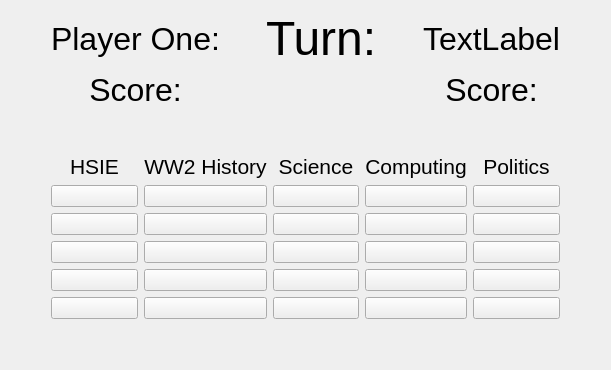
      <widget class="QWidget" name="ui_gamemain">
       <layout class="QGridLayout" name="gridLayout_5">
        <item row="0" column="2">
         <spacer name="horizontalSpacer_13">
          <property name="orientation">
           <enum>Qt::Horizontal</enum>
          </property>
          <property name="sizeHint" stdset="0">
           <size>
            <width>40</width>
            <height>20</height>
           </size>
          </property>
         </spacer>
        </item>
        <item row="0" column="0">
         <spacer name="horizontalSpacer_12">
          <property name="orientation">
           <enum>Qt::Horizontal</enum>
          </property>
          <property name="sizeHint" stdset="0">
           <size>
            <width>40</width>
            <height>20</height>
           </size>
          </property>
         </spacer>
        </item>
        <item row="0" column="1">
         <layout class="QGridLayout" name="gridLayout">
          <item row="0" column="0">
           <layout class="QGridLayout" name="gridLayout_7">
            <item row="0" column="2">
             <widget class="QLabel" name="ui_mg_turn">
              <property name="font">
               <font>
                <pointsize>36</pointsize>
               </font>
              </property>
              <property name="text">
               <string>Turn:</string>
              </property>
             </widget>
            </item>
            <item row="0" column="3">
             <spacer name="horizontalSpacer_11">
              <property name="orientation">
               <enum>Qt::Horizontal</enum>
              </property>
              <property name="sizeHint" stdset="0">
               <size>
                <width>40</width>
                <height>20</height>
               </size>
              </property>
             </spacer>
            </item>
            <item row="0" column="0">
             <widget class="QLabel" name="ui_mg_p1">
              <property name="font">
               <font>
                <pointsize>24</pointsize>
               </font>
              </property>
              <property name="text">
               <string>Player One:</string>
              </property>
             </widget>
            </item>
            <item row="0" column="1">
             <spacer name="horizontalSpacer_10">
              <property name="orientation">
               <enum>Qt::Horizontal</enum>
              </property>
              <property name="sizeHint" stdset="0">
               <size>
                <width>40</width>
                <height>20</height>
               </size>
              </property>
             </spacer>
            </item>
            <item row="0" column="4">
             <widget class="QLabel" name="ui_mg_p2">
              <property name="font">
               <font>
                <pointsize>24</pointsize>
               </font>
              </property>
              <property name="text">
               <string>TextLabel</string>
              </property>
              <property name="alignment">
               <set>Qt::AlignRight|Qt::AlignTrailing|Qt::AlignVCenter</set>
              </property>
             </widget>
            </item>
            <item row="1" column="0">
             <widget class="QLabel" name="ui_gm_p1score">
              <property name="font">
               <font>
                <pointsize>24</pointsize>
               </font>
              </property>
              <property name="text">
               <string>Score:</string>
              </property>
              <property name="alignment">
               <set>Qt::AlignCenter</set>
              </property>
             </widget>
            </item>
            <item row="1" column="4">
             <widget class="QLabel" name="ui_gm_p2score">
              <property name="font">
               <font>
                <pointsize>24</pointsize>
               </font>
              </property>
              <property name="text">
               <string>Score:</string>
              </property>
              <property name="alignment">
               <set>Qt::AlignCenter</set>
              </property>
             </widget>
            </item>
           </layout>
          </item>
          <item row="1" column="0">
           <spacer name="verticalSpacer_11">
            <property name="orientation">
             <enum>Qt::Vertical</enum>
            </property>
            <property name="sizeType">
             <enum>QSizePolicy::Fixed</enum>
            </property>
            <property name="sizeHint" stdset="0">
             <size>
              <width>20</width>
              <height>40</height>
             </size>
            </property>
           </spacer>
          </item>
          <item row="2" column="0">
           <layout class="QGridLayout" name="gridLayout_6">
            <item row="5" column="1">
             <widget class="QPushButton" name="ui_mg_btn2_1">
              <property name="text">
               <string/>
              </property>
              <property name="icon">
               <iconset resource="resources.qrc">
                <normaloff>:/rsc/rsc/Question100.png</normaloff>:/rsc/rsc/Question100.png</iconset>
              </property>
              <property name="iconSize">
               <size>
                <width>100</width>
                <height>100</height>
               </size>
              </property>
             </widget>
            </item>
            <item row="2" column="3">
             <widget class="QPushButton" name="ui_mg_btn4_4">
              <property name="text">
               <string/>
              </property>
              <property name="icon">
               <iconset resource="resources.qrc">
                <normaloff>:/rsc/rsc/Question1000.png</normaloff>:/rsc/rsc/Question1000.png</iconset>
              </property>
              <property name="iconSize">
               <size>
                <width>100</width>
                <height>100</height>
               </size>
              </property>
             </widget>
            </item>
            <item row="1" column="1">
             <widget class="QPushButton" name="ui_mg_btn2_5">
              <property name="text">
               <string/>
              </property>
              <property name="icon">
               <iconset resource="resources.qrc">
                <normaloff>:/rsc/rsc/Question2000.png</normaloff>:/rsc/rsc/Question2000.png</iconset>
              </property>
              <property name="iconSize">
               <size>
                <width>100</width>
                <height>100</height>
               </size>
              </property>
             </widget>
            </item>
            <item row="0" column="1">
             <widget class="QLabel" name="ui_gm_cat2">
              <property name="font">
               <font>
                <pointsize>16</pointsize>
               </font>
              </property>
              <property name="text">
               <string>WW2 History</string>
              </property>
              <property name="alignment">
               <set>Qt::AlignCenter</set>
              </property>
             </widget>
            </item>
            <item row="5" column="2">
             <widget class="QPushButton" name="ui_mg_btn3_1">
              <property name="text">
               <string/>
              </property>
              <property name="icon">
               <iconset resource="resources.qrc">
                <normaloff>:/rsc/rsc/Question100.png</normaloff>:/rsc/rsc/Question100.png</iconset>
              </property>
              <property name="iconSize">
               <size>
                <width>100</width>
                <height>100</height>
               </size>
              </property>
             </widget>
            </item>
            <item row="3" column="4">
             <widget class="QPushButton" name="ui_mg_btn5_3">
              <property name="text">
               <string/>
              </property>
              <property name="icon">
               <iconset resource="resources.qrc">
                <normaloff>:/rsc/rsc/Question500.png</normaloff>:/rsc/rsc/Question500.png</iconset>
              </property>
              <property name="iconSize">
               <size>
                <width>100</width>
                <height>100</height>
               </size>
              </property>
             </widget>
            </item>
            <item row="3" column="3">
             <widget class="QPushButton" name="ui_mg_btn4_3">
              <property name="text">
               <string/>
              </property>
              <property name="icon">
               <iconset resource="resources.qrc">
                <normaloff>:/rsc/rsc/Question500.png</normaloff>:/rsc/rsc/Question500.png</iconset>
              </property>
              <property name="iconSize">
               <size>
                <width>100</width>
                <height>100</height>
               </size>
              </property>
             </widget>
            </item>
            <item row="3" column="0">
             <widget class="QPushButton" name="ui_mg_btn1_3">
              <property name="text">
               <string/>
              </property>
              <property name="icon">
               <iconset resource="resources.qrc">
                <normaloff>:/rsc/rsc/Question500.png</normaloff>:/rsc/rsc/Question500.png</iconset>
              </property>
              <property name="iconSize">
               <size>
                <width>100</width>
                <height>100</height>
               </size>
              </property>
             </widget>
            </item>
            <item row="0" column="4">
             <widget class="QLabel" name="ui_gm_cat5">
              <property name="font">
               <font>
                <pointsize>16</pointsize>
               </font>
              </property>
              <property name="text">
               <string>Politics</string>
              </property>
              <property name="alignment">
               <set>Qt::AlignCenter</set>
              </property>
             </widget>
            </item>
            <item row="4" column="3">
             <widget class="QPushButton" name="ui_mg_btn4_2">
              <property name="text">
               <string/>
              </property>
              <property name="icon">
               <iconset resource="resources.qrc">
                <normaloff>:/rsc/rsc/Question200.png</normaloff>:/rsc/rsc/Question200.png</iconset>
              </property>
              <property name="iconSize">
               <size>
                <width>100</width>
                <height>100</height>
               </size>
              </property>
             </widget>
            </item>
            <item row="2" column="1">
             <widget class="QPushButton" name="ui_mg_btn2_4">
              <property name="text">
               <string/>
              </property>
              <property name="icon">
               <iconset resource="resources.qrc">
                <normaloff>:/rsc/rsc/Question1000.png</normaloff>:/rsc/rsc/Question1000.png</iconset>
              </property>
              <property name="iconSize">
               <size>
                <width>100</width>
                <height>100</height>
               </size>
              </property>
             </widget>
            </item>
            <item row="1" column="4">
             <widget class="QPushButton" name="ui_mg_btn5_5">
              <property name="text">
               <string/>
              </property>
              <property name="icon">
               <iconset resource="resources.qrc">
                <normaloff>:/rsc/rsc/Question2000.png</normaloff>:/rsc/rsc/Question2000.png</iconset>
              </property>
              <property name="iconSize">
               <size>
                <width>100</width>
                <height>100</height>
               </size>
              </property>
             </widget>
            </item>
            <item row="4" column="1">
             <widget class="QPushButton" name="ui_mg_btn2_2">
              <property name="text">
               <string/>
              </property>
              <property name="icon">
               <iconset resource="resources.qrc">
                <normaloff>:/rsc/rsc/Question200.png</normaloff>:/rsc/rsc/Question200.png</iconset>
              </property>
              <property name="iconSize">
               <size>
                <width>100</width>
                <height>100</height>
               </size>
              </property>
             </widget>
            </item>
            <item row="3" column="2">
             <widget class="QPushButton" name="ui_mg_btn3_3">
              <property name="text">
               <string/>
              </property>
              <property name="icon">
               <iconset resource="resources.qrc">
                <normaloff>:/rsc/rsc/Question500.png</normaloff>:/rsc/rsc/Question500.png</iconset>
              </property>
              <property name="iconSize">
               <size>
                <width>100</width>
                <height>100</height>
               </size>
              </property>
             </widget>
            </item>
            <item row="5" column="3">
             <widget class="QPushButton" name="ui_mg_btn4_1">
              <property name="text">
               <string/>
              </property>
              <property name="icon">
               <iconset resource="resources.qrc">
                <normaloff>:/rsc/rsc/Question100.png</normaloff>:/rsc/rsc/Question100.png</iconset>
              </property>
              <property name="iconSize">
               <size>
                <width>100</width>
                <height>100</height>
               </size>
              </property>
             </widget>
            </item>
            <item row="0" column="0">
             <widget class="QLabel" name="ui_gm_cat1">
              <property name="font">
               <font>
                <pointsize>16</pointsize>
               </font>
              </property>
              <property name="text">
               <string>HSIE</string>
              </property>
              <property name="alignment">
               <set>Qt::AlignCenter</set>
              </property>
             </widget>
            </item>
            <item row="0" column="3">
             <widget class="QLabel" name="ui_gm_cat4">
              <property name="font">
               <font>
                <pointsize>16</pointsize>
               </font>
              </property>
              <property name="text">
               <string>Computing</string>
              </property>
              <property name="alignment">
               <set>Qt::AlignCenter</set>
              </property>
             </widget>
            </item>
            <item row="4" column="4">
             <widget class="QPushButton" name="ui_mg_btn5_2">
              <property name="text">
               <string/>
              </property>
              <property name="icon">
               <iconset resource="resources.qrc">
                <normaloff>:/rsc/rsc/Question200.png</normaloff>:/rsc/rsc/Question200.png</iconset>
              </property>
              <property name="iconSize">
               <size>
                <width>100</width>
                <height>100</height>
               </size>
              </property>
             </widget>
            </item>
            <item row="1" column="2">
             <widget class="QPushButton" name="ui_mg_btn3_5">
              <property name="text">
               <string/>
              </property>
              <property name="icon">
               <iconset resource="resources.qrc">
                <normaloff>:/rsc/rsc/Question2000.png</normaloff>:/rsc/rsc/Question2000.png</iconset>
              </property>
              <property name="iconSize">
               <size>
                <width>100</width>
                <height>100</height>
               </size>
              </property>
             </widget>
            </item>
            <item row="3" column="1">
             <widget class="QPushButton" name="ui_mg_btn2_3">
              <property name="text">
               <string/>
              </property>
              <property name="icon">
               <iconset resource="resources.qrc">
                <normaloff>:/rsc/rsc/Question500.png</normaloff>:/rsc/rsc/Question500.png</iconset>
              </property>
              <property name="iconSize">
               <size>
                <width>100</width>
                <height>100</height>
               </size>
              </property>
             </widget>
            </item>
            <item row="4" column="2">
             <widget class="QPushButton" name="ui_mg_btn3_2">
              <property name="text">
               <string/>
              </property>
              <property name="icon">
               <iconset resource="resources.qrc">
                <normaloff>:/rsc/rsc/Question200.png</normaloff>:/rsc/rsc/Question200.png</iconset>
              </property>
              <property name="iconSize">
               <size>
                <width>100</width>
                <height>100</height>
               </size>
              </property>
             </widget>
            </item>
            <item row="0" column="2">
             <widget class="QLabel" name="ui_gm_cat3">
              <property name="font">
               <font>
                <pointsize>16</pointsize>
               </font>
              </property>
              <property name="text">
               <string>Science</string>
              </property>
              <property name="alignment">
               <set>Qt::AlignCenter</set>
              </property>
             </widget>
            </item>
            <item row="2" column="2">
             <widget class="QPushButton" name="ui_mg_btn3_4">
              <property name="text">
               <string/>
              </property>
              <property name="icon">
               <iconset resource="resources.qrc">
                <normaloff>:/rsc/rsc/Question1000.png</normaloff>:/rsc/rsc/Question1000.png</iconset>
              </property>
              <property name="iconSize">
               <size>
                <width>100</width>
                <height>100</height>
               </size>
              </property>
             </widget>
            </item>
            <item row="2" column="4">
             <widget class="QPushButton" name="ui_mg_btn5_4">
              <property name="text">
               <string/>
              </property>
              <property name="icon">
               <iconset resource="resources.qrc">
                <normaloff>:/rsc/rsc/Question1000.png</normaloff>:/rsc/rsc/Question1000.png</iconset>
              </property>
              <property name="iconSize">
               <size>
                <width>100</width>
                <height>100</height>
               </size>
              </property>
             </widget>
            </item>
            <item row="1" column="3">
             <widget class="QPushButton" name="ui_mg_btn4_5">
              <property name="text">
               <string/>
              </property>
              <property name="icon">
               <iconset resource="resources.qrc">
                <normaloff>:/rsc/rsc/Question2000.png</normaloff>:/rsc/rsc/Question2000.png</iconset>
              </property>
              <property name="iconSize">
               <size>
                <width>100</width>
                <height>100</height>
               </size>
              </property>
             </widget>
            </item>
            <item row="2" column="0">
             <widget class="QPushButton" name="ui_mg_btn1_4">
              <property name="text">
               <string/>
              </property>
              <property name="icon">
               <iconset resource="resources.qrc">
                <normaloff>:/rsc/rsc/Question1000.png</normaloff>:/rsc/rsc/Question1000.png</iconset>
              </property>
              <property name="iconSize">
               <size>
                <width>100</width>
                <height>100</height>
               </size>
              </property>
             </widget>
            </item>
            <item row="1" column="0">
             <widget class="QPushButton" name="ui_mg_btn1_5">
              <property name="text">
               <string/>
              </property>
              <property name="icon">
               <iconset resource="resources.qrc">
                <normaloff>:/rsc/rsc/Question2000.png</normaloff>:/rsc/rsc/Question2000.png</iconset>
              </property>
              <property name="iconSize">
               <size>
                <width>100</width>
                <height>100</height>
               </size>
              </property>
             </widget>
            </item>
            <item row="4" column="0">
             <widget class="QPushButton" name="ui_mg_btn1_2">
              <property name="text">
               <string/>
              </property>
              <property name="icon">
               <iconset resource="resources.qrc">
                <normaloff>:/rsc/rsc/Question200.png</normaloff>:/rsc/rsc/Question200.png</iconset>
              </property>
              <property name="iconSize">
               <size>
                <width>100</width>
                <height>100</height>
               </size>
              </property>
             </widget>
            </item>
            <item row="5" column="0">
             <widget class="QPushButton" name="ui_mg_btn1_1">
              <property name="text">
               <string/>
              </property>
              <property name="icon">
               <iconset resource="resources.qrc">
                <normaloff>:/rsc/rsc/Question100.png</normaloff>:/rsc/rsc/Question100.png</iconset>
              </property>
              <property name="iconSize">
               <size>
                <width>100</width>
                <height>100</height>
               </size>
              </property>
             </widget>
            </item>
            <item row="5" column="4">
             <widget class="QPushButton" name="ui_mg_btn5_1">
              <property name="text">
               <string/>
              </property>
              <property name="icon">
               <iconset resource="resources.qrc">
                <normaloff>:/rsc/rsc/Question100.png</normaloff>:/rsc/rsc/Question100.png</iconset>
              </property>
              <property name="iconSize">
               <size>
                <width>100</width>
                <height>100</height>
               </size>
              </property>
             </widget>
            </item>
           </layout>
          </item>
         </layout>
        </item>
        <item row="1" column="1">
         <spacer name="verticalSpacer_12">
          <property name="orientation">
           <enum>Qt::Vertical</enum>
          </property>
          <property name="sizeHint" stdset="0">
           <size>
            <width>20</width>
            <height>40</height>
           </size>
          </property>
         </spacer>
        </item>
       </layout>
      </widget>
